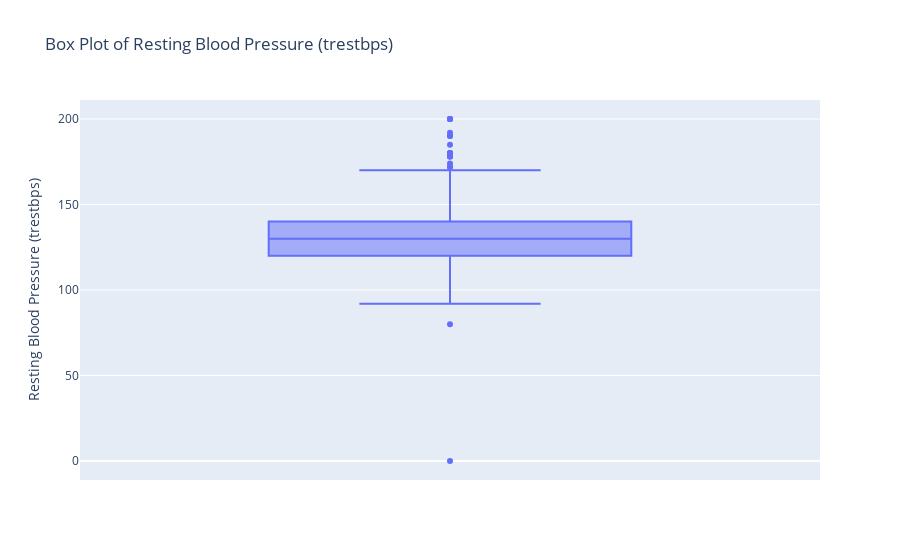

This figure's notebook cell:
### Code cell
# Let's view the tresbps using boxplot
# Create a box plot
fig = px.box(df, y='trestbps', title='Box Plot of Resting Blood Pressure (trestbps)',
             labels={'trestbps': 'Resting Blood Pressure (trestbps)'})

# Show the plot
fig.show()

### Figure 1 — Plotly figure (JSON) as saved in the notebook; plotly's stock layout.template omitted (floating-point values rounded to 4 significant figures; data arrays with more than 128 entries replaced by an {"elided": "..."} marker saying what was removed)
{"data": [{"alignmentgroup": "True", "hovertemplate": "Resting Blood Pressure (trestbps)=%{y}<extra></extra>", "legendgroup": "", "marker": {"color": "#636efa"}, "name": "", "notched": false, "offsetgroup": "", "orientation": "v", "showlegend": false, "type": "box", "x0": " ", "xaxis": "x", "y": {"elided": "920 float values"}, "y0": " ", "yaxis": "y"}], "layout": {"boxmode": "group", "legend": {"tracegroupgap": 0}, "title": {"text": "Box Plot of Resting Blood Pressure (trestbps)"}, "xaxis": {"anchor": "y", "domain": [0, 1]}, "yaxis": {"anchor": "x", "domain": [0, 1], "title": {"text": "Resting Blood Pressure (trestbps)"}}}}
